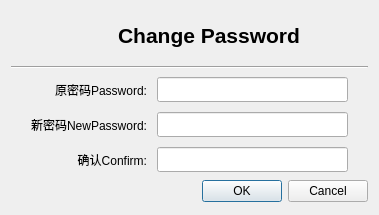
<?xml version="1.0" encoding="UTF-8"?>
<ui version="4.0">
 <class>Dialog</class>
 <widget class="QDialog" name="Dialog">
  <property name="windowModality">
   <enum>Qt::ApplicationModal</enum>
  </property>
  <property name="geometry">
   <rect>
    <x>0</x>
    <y>0</y>
    <width>379</width>
    <height>215</height>
   </rect>
  </property>
  <property name="minimumSize">
   <size>
    <width>379</width>
    <height>215</height>
   </size>
  </property>
  <property name="maximumSize">
   <size>
    <width>379</width>
    <height>215</height>
   </size>
  </property>
  <property name="font">
   <font>
    <family>Arial</family>
   </font>
  </property>
  <property name="windowTitle">
   <string>ChangePassword</string>
  </property>
  <layout class="QVBoxLayout" name="verticalLayout">
   <item>
    <widget class="QWidget" name="widget" native="true">
     <property name="minimumSize">
      <size>
       <width>0</width>
       <height>45</height>
      </size>
     </property>
     <property name="maximumSize">
      <size>
       <width>16777215</width>
       <height>45</height>
      </size>
     </property>
     <property name="styleSheet">
      <string notr="true"/>
     </property>
     <layout class="QHBoxLayout" name="horizontalLayout">
      <item>
       <spacer name="horizontalSpacer_2">
        <property name="orientation">
         <enum>Qt::Horizontal</enum>
        </property>
        <property name="sizeHint" stdset="0">
         <size>
          <width>52</width>
          <height>20</height>
         </size>
        </property>
       </spacer>
      </item>
      <item>
       <widget class="QLabel" name="Login_64">
        <property name="minimumSize">
         <size>
          <width>32</width>
          <height>32</height>
         </size>
        </property>
        <property name="maximumSize">
         <size>
          <width>32</width>
          <height>32</height>
         </size>
        </property>
        <property name="sizeIncrement">
         <size>
          <width>64</width>
          <height>64</height>
         </size>
        </property>
        <property name="baseSize">
         <size>
          <width>64</width>
          <height>64</height>
         </size>
        </property>
        <property name="text">
         <string/>
        </property>
        <property name="pixmap">
         <pixmap>../res/Login_64.png</pixmap>
        </property>
        <property name="scaledContents">
         <bool>true</bool>
        </property>
       </widget>
      </item>
      <item>
       <widget class="QLabel" name="label_4">
        <property name="font">
         <font>
          <family>Arial</family>
          <pointsize>16</pointsize>
          <weight>75</weight>
          <bold>true</bold>
          <underline>false</underline>
          <strikeout>false</strikeout>
         </font>
        </property>
        <property name="text">
         <string>Change Password</string>
        </property>
        <property name="alignment">
         <set>Qt::AlignCenter</set>
        </property>
       </widget>
      </item>
      <item>
       <spacer name="horizontalSpacer_3">
        <property name="orientation">
         <enum>Qt::Horizontal</enum>
        </property>
        <property name="sizeHint" stdset="0">
         <size>
          <width>52</width>
          <height>20</height>
         </size>
        </property>
       </spacer>
      </item>
     </layout>
    </widget>
   </item>
   <item>
    <widget class="Line" name="line">
     <property name="orientation">
      <enum>Qt::Horizontal</enum>
     </property>
    </widget>
   </item>
   <item>
    <layout class="QGridLayout" name="gridLayout">
     <property name="leftMargin">
      <number>20</number>
     </property>
     <property name="rightMargin">
      <number>20</number>
     </property>
     <property name="spacing">
      <number>10</number>
     </property>
     <item row="0" column="0">
      <widget class="QLabel" name="label_2">
       <property name="text">
        <string>原密码Password:</string>
       </property>
       <property name="alignment">
        <set>Qt::AlignRight|Qt::AlignTrailing|Qt::AlignVCenter</set>
       </property>
      </widget>
     </item>
     <item row="0" column="1">
      <widget class="QLineEdit" name="OldPassword">
       <property name="minimumSize">
        <size>
         <width>0</width>
         <height>25</height>
        </size>
       </property>
      </widget>
     </item>
     <item row="1" column="0">
      <widget class="QLabel" name="label_3">
       <property name="text">
        <string>新密码NewPassword:</string>
       </property>
       <property name="alignment">
        <set>Qt::AlignRight|Qt::AlignTrailing|Qt::AlignVCenter</set>
       </property>
      </widget>
     </item>
     <item row="1" column="1">
      <widget class="QLineEdit" name="NewPassowrd">
       <property name="minimumSize">
        <size>
         <width>0</width>
         <height>25</height>
        </size>
       </property>
       <property name="inputMask">
        <string/>
       </property>
       <property name="echoMode">
        <enum>QLineEdit::Password</enum>
       </property>
       <property name="placeholderText">
        <string/>
       </property>
      </widget>
     </item>
     <item row="2" column="0">
      <widget class="QLabel" name="label_5">
       <property name="text">
        <string>确认Confirm:</string>
       </property>
       <property name="alignment">
        <set>Qt::AlignRight|Qt::AlignTrailing|Qt::AlignVCenter</set>
       </property>
      </widget>
     </item>
     <item row="2" column="1">
      <widget class="QLineEdit" name="ConfirmPassword">
       <property name="minimumSize">
        <size>
         <width>0</width>
         <height>25</height>
        </size>
       </property>
      </widget>
     </item>
    </layout>
   </item>
   <item>
    <layout class="QHBoxLayout" name="horizontalLayout_2">
     <item>
      <spacer name="horizontalSpacer">
       <property name="orientation">
        <enum>Qt::Horizontal</enum>
       </property>
       <property name="sizeHint" stdset="0">
        <size>
         <width>40</width>
         <height>20</height>
        </size>
       </property>
      </spacer>
     </item>
     <item>
      <widget class="QDialogButtonBox" name="buttonBox">
       <property name="orientation">
        <enum>Qt::Horizontal</enum>
       </property>
       <property name="standardButtons">
        <set>QDialogButtonBox::Cancel|QDialogButtonBox::Ok</set>
       </property>
      </widget>
     </item>
    </layout>
   </item>
  </layout>
 </widget>
 <resources/>
 <connections>
  <connection>
   <sender>buttonBox</sender>
   <signal>accepted()</signal>
   <receiver>Dialog</receiver>
   <slot>accept()</slot>
   <hints>
    <hint type="sourcelabel">
     <x>248</x>
     <y>254</y>
    </hint>
    <hint type="destinationlabel">
     <x>157</x>
     <y>274</y>
    </hint>
   </hints>
  </connection>
  <connection>
   <sender>buttonBox</sender>
   <signal>rejected()</signal>
   <receiver>Dialog</receiver>
   <slot>reject()</slot>
   <hints>
    <hint type="sourcelabel">
     <x>316</x>
     <y>260</y>
    </hint>
    <hint type="destinationlabel">
     <x>286</x>
     <y>274</y>
    </hint>
   </hints>
  </connection>
 </connections>
</ui>
